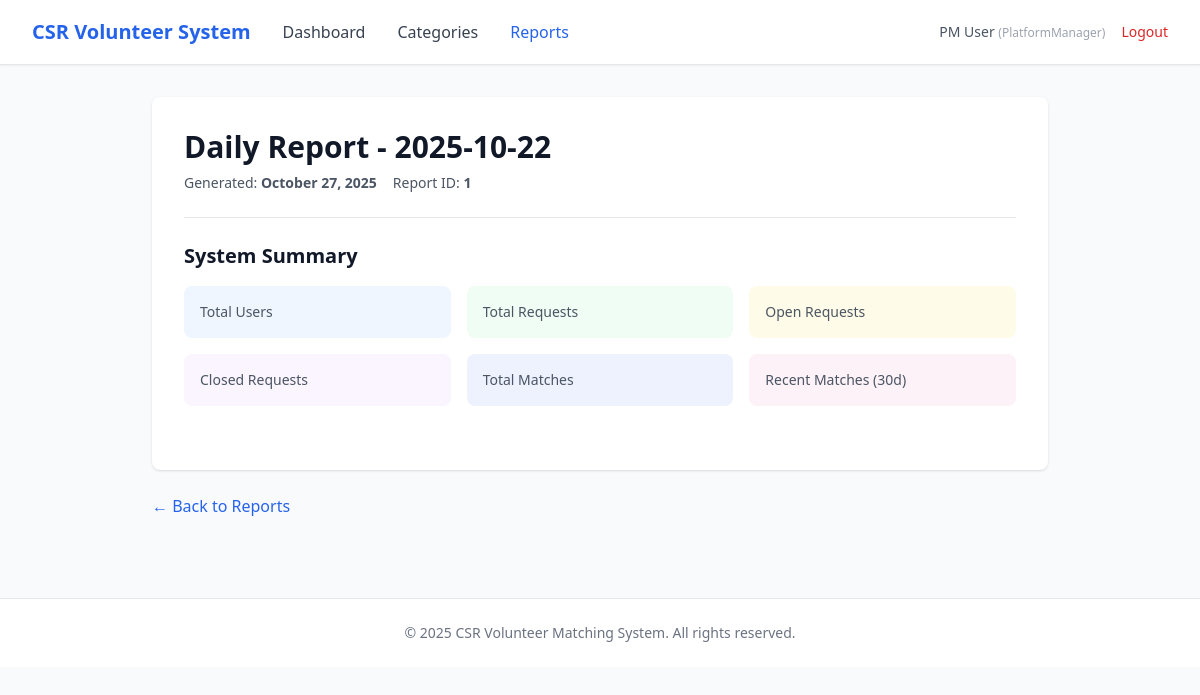
Page /pm/reports/1 (signed in) on the committed database.
### app/entity/user_account.py (models this page shows, shortened)
class UserAccount(UserMixin, db.Model):
    __tablename__ = "user_accounts"
    userID = db.Column(db.Integer, primary_key=True, autoincrement=True)  # explicit auto increment
    name = db.Column(db.String(100), nullable=False)
    email = db.Column(db.String(120), nullable=False, unique=True, index=True)
    _password = db.Column("password", db.String(255), nullable=False)
    age = db.Column(db.Integer)
    phoneNumber = db.Column(db.String(20))
    isActive = db.Column(db.Boolean, default=True)
    profileID = db.Column(db.Integer, db.ForeignKey("user_profiles.profileID"), nullable=False)
    profile = db.relationship("UserProfile", back_populates="users", lazy=True)
    @property
    def password(self):
        raise AttributeError("Password is write-only.")
    @password.setter
    def password(self, raw):
        self._password = generate_password_hash(raw)

### app/entity/user_profile.py (models this page shows)
class UserProfile(db.Model):
    __tablename__ = "user_profiles"
    profileID   = db.Column(db.Integer, primary_key=True, autoincrement=True)  # explicit auto increment
    profileName = db.Column(db.String(50), nullable=False, unique=True)
    description = db.Column(db.String(255))
    isActive    = db.Column(db.Boolean, default=True)
    users = db.relationship("UserAccount", back_populates="profile", lazy=True)

### app/entity/report.py (models this page shows)
class Report(db.Model):
    __tablename__ = "reports"
    reportID    = db.Column(db.Integer, primary_key=True)
    reportTitle = db.Column(db.String(255), nullable=False)
    reportType  = db.Column(db.String(50), nullable=False)
    generatedBy = db.Column(db.Integer, db.ForeignKey("user_accounts.userID"), nullable=False)
    reportData  = db.Column(db.Text)
    period      = db.Column(db.String(50))
    generatedAt = db.Column(db.DateTime, default=db.func.now(), nullable=False)

### app/boundary/routes.py (the view)
@boundary_bp.route("/pm/reports/<int:report_id>")
@login_required
def pm_view_report(report_id):
    from app.entity.report import Report
    import json
    report = Report.query.get_or_404(report_id)
    content = json.loads(report.reportData)
    return render_template("pm/view_report.html", report=report, content=content)

### app/entity/user_account.py (called while the page is built)
@login_manager.user_loader
def load_user(user_id):
    return UserAccount.query.get(int(user_id))

### app/templates/pm/view_report.html (shortened to what this page needs)
{% extends "base.html" %}
{% block nav_links %}
<a href="{{ url_for('boundary.pm_dashboard') }}" class="text-gray-700 hover:text-primary">Dashboard</a>
<a href="{{ url_for('boundary.pm_categories') }}" class="text-gray-700 hover:text-primary">Categories</a>
<a href="{{ url_for('boundary.pm_reports') }}" class="text-primary font-medium">Reports</a>
{% endblock %}
{% block content %}
<div class="max-w-4xl mx-auto">
    <div class="bg-white rounded-lg shadow p-8">
        <div class="mb-6 pb-6 border-b border-gray-200">
            <h1 class="text-3xl font-bold text-gray-900 mb-2">
                {{ report.reportType|capitalize }} Report - {{ report.period }}
            </h1>
            <div class="flex gap-4 text-sm text-gray-600">
                <span>Generated: <strong>{{ report.generatedAt.strftime('%B %d, %Y') }}</strong></span>
                <span>Report ID: <strong>{{ report.reportID }}</strong></span>
            </div>
        </div>
        {% if content.summary %}
        <div class="mb-8">
            <h2 class="text-xl font-bold text-gray-900 mb-4">System Summary</h2>
            <div class="grid grid-cols-2 md:grid-cols-3 gap-4">
                <div class="bg-blue-50 rounded-lg p-4">
                    <p class="text-sm text-gray-600">Total Users</p>
                </div>
                <div class="bg-green-50 rounded-lg p-4">
                    <p class="text-sm text-gray-600">Total Requests</p>
                </div>
                <div class="bg-yellow-50 rounded-lg p-4">
                    <p class="text-sm text-gray-600">Open Requests</p>
                </div>
                <div class="bg-purple-50 rounded-lg p-4">
                    <p class="text-sm text-gray-600">Closed Requests</p>
                </div>
                <div class="bg-indigo-50 rounded-lg p-4">
                    <p class="text-sm text-gray-600">Total Matches</p>
                </div>
                <div class="bg-pink-50 rounded-lg p-4">
                    <p class="text-sm text-gray-600">Recent Matches (30d)</p>
                </div>
            </div>
        </div>
        {% endif %}
    </div>
    <div class="mt-6">
        <a href="{{ url_for('boundary.pm_reports') }}" class="text-primary hover:text-blue-700">
            ← Back to Reports
        </a>
    </div>
</div>
{% endblock %}

### app/templates/base.html (shortened to what this page needs)
<!DOCTYPE html>
<html lang="en">
<head>
    <script src="https://cdn.tailwindcss.com"></script>
</head>
<body class="bg-gray-50 min-h-screen">
    {% if current_user.is_authenticated %}
    <nav class="bg-white shadow-sm border-b border-gray-200">
        <div class="max-w-7xl mx-auto px-4 sm:px-6 lg:px-8">
            <div class="flex justify-between items-center h-16">
                <div class="flex items-center gap-8">
                    <a href="{{ url_for('boundary.login') }}" class="text-xl font-bold text-primary">
                        CSR Volunteer System
                    </a>
                    {% block nav_links %}{% endblock %}
                </div>
                <div class="flex items-center gap-4">
                    <span class="text-sm text-gray-600">
                        {{ current_user.name }}
                        <span class="text-xs text-gray-400">({{ current_user.profile.profileName }})</span>
                    </span>
                    <a href="{{ url_for('boundary.logout') }}" class="text-sm text-red-600 hover:text-red-700">
                        Logout
                    </a>
                </div>
            </div>
        </div>
    </nav>
    {% endif %}
    <main class="max-w-7xl mx-auto px-4 sm:px-6 lg:px-8 py-8">
        {% block content %}{% endblock %}
    </main>
    <footer class="bg-white border-t border-gray-200 mt-12">
        <div class="max-w-7xl mx-auto px-4 sm:px-6 lg:px-8 py-6">
            <p class="text-center text-sm text-gray-500">
                &copy; 2025 CSR Volunteer Matching System. All rights reserved.
            </p>
        </div>
    </footer>
</body>
</html>

### rows in the picture
UserAccount: name "PM User"
UserProfile: profile.profileName "PlatformManager"
Report: reportType "Daily", period "2025-10-22", generatedAt "October 27, 2025", reportID "1"
